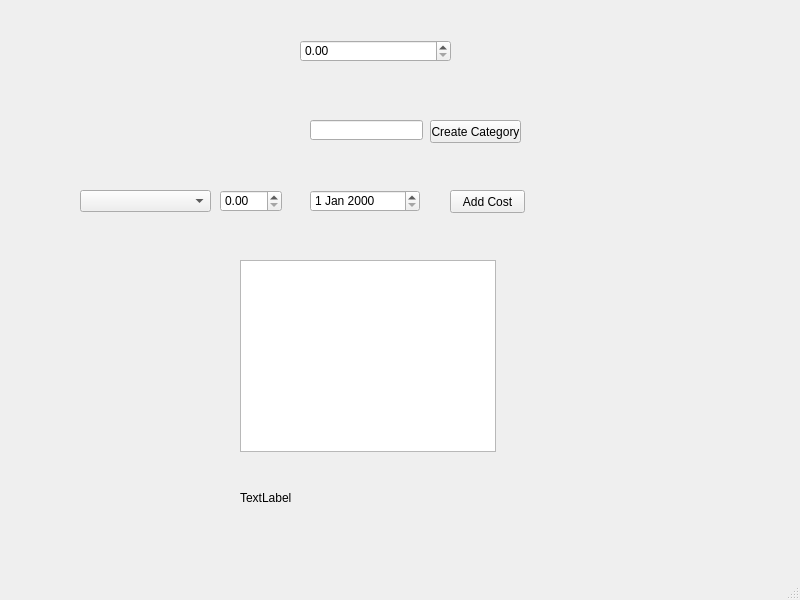
<?xml version="1.0" encoding="UTF-8"?>
<ui version="4.0">
 <class>MainWindow</class>
 <widget class="QMainWindow" name="MainWindow">
  <property name="geometry">
   <rect>
    <x>0</x>
    <y>0</y>
    <width>800</width>
    <height>600</height>
   </rect>
  </property>
  <property name="windowTitle">
   <string>MainWindow</string>
  </property>
  <widget class="QWidget" name="centralwidget">
   <widget class="QListWidget" name="listWidget">
    <property name="geometry">
     <rect>
      <x>240</x>
      <y>260</y>
      <width>256</width>
      <height>192</height>
     </rect>
    </property>
   </widget>
   <widget class="QPushButton" name="addCategory">
    <property name="geometry">
     <rect>
      <x>450</x>
      <y>190</y>
      <width>75</width>
      <height>23</height>
     </rect>
    </property>
    <property name="text">
     <string>Add Cost</string>
    </property>
   </widget>
   <widget class="QDateEdit" name="dateEdit">
    <property name="geometry">
     <rect>
      <x>310</x>
      <y>190</y>
      <width>110</width>
      <height>22</height>
     </rect>
    </property>
   </widget>
   <widget class="QDoubleSpinBox" name="doubleCost">
    <property name="geometry">
     <rect>
      <x>220</x>
      <y>190</y>
      <width>62</width>
      <height>22</height>
     </rect>
    </property>
   </widget>
   <widget class="QLineEdit" name="lineCategoryName">
    <property name="geometry">
     <rect>
      <x>310</x>
      <y>120</y>
      <width>113</width>
      <height>20</height>
     </rect>
    </property>
   </widget>
   <widget class="QPushButton" name="createCategory">
    <property name="geometry">
     <rect>
      <x>430</x>
      <y>120</y>
      <width>91</width>
      <height>23</height>
     </rect>
    </property>
    <property name="text">
     <string>Create Category</string>
    </property>
   </widget>
   <widget class="QComboBox" name="comboBox">
    <property name="geometry">
     <rect>
      <x>80</x>
      <y>190</y>
      <width>131</width>
      <height>22</height>
     </rect>
    </property>
   </widget>
   <widget class="QDoubleSpinBox" name="projectValue">
    <property name="geometry">
     <rect>
      <x>300</x>
      <y>40</y>
      <width>151</width>
      <height>22</height>
     </rect>
    </property>
    <property name="maximum">
     <double>10000.000000000000000</double>
    </property>
   </widget>
   <widget class="QLabel" name="profit">
    <property name="geometry">
     <rect>
      <x>240</x>
      <y>490</y>
      <width>261</width>
      <height>16</height>
     </rect>
    </property>
    <property name="text">
     <string>TextLabel</string>
    </property>
   </widget>
  </widget>
  <widget class="QMenuBar" name="menubar">
   <property name="geometry">
    <rect>
     <x>0</x>
     <y>0</y>
     <width>800</width>
     <height>18</height>
    </rect>
   </property>
  </widget>
  <widget class="QStatusBar" name="statusbar"/>
 </widget>
 <resources/>
 <connections/>
</ui>
